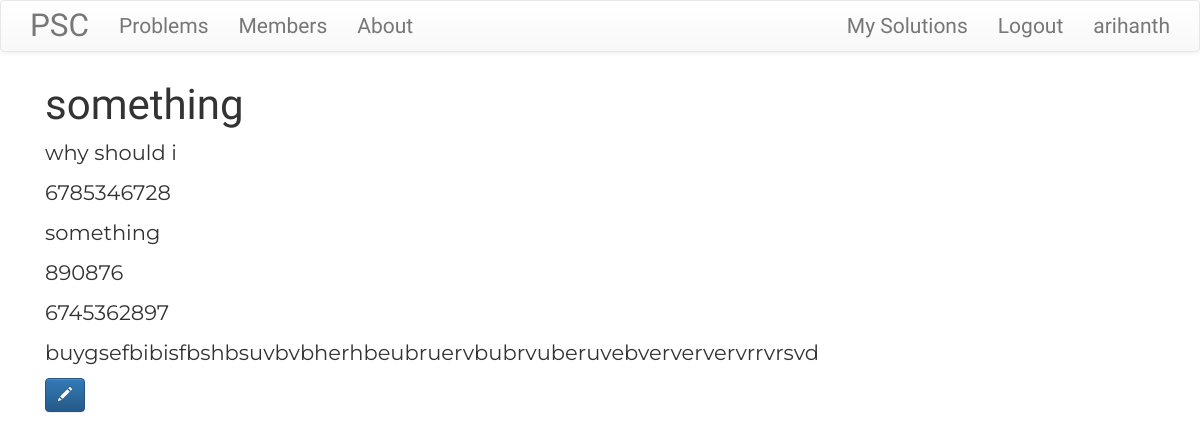
Page /accounts/problem_provider/1 (signed in) on the earlier database version.
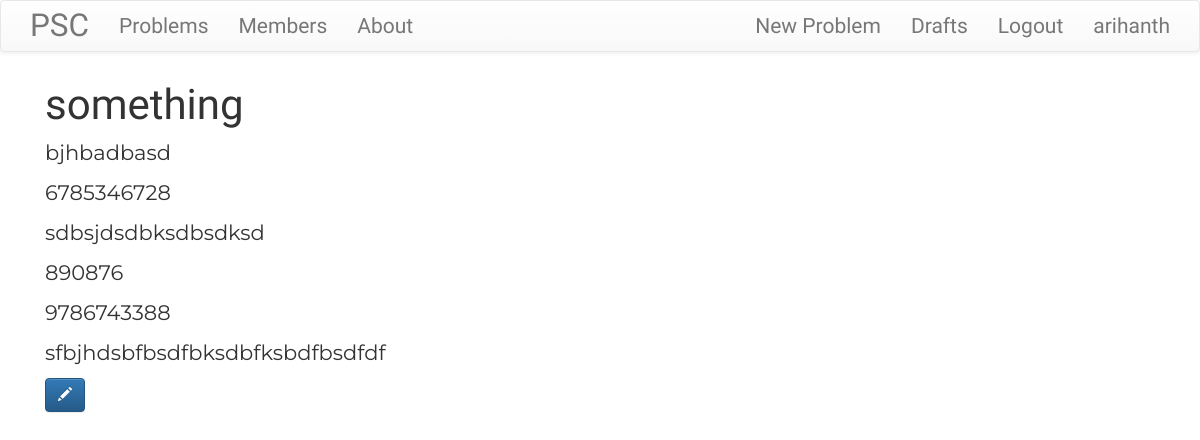
Same page on the later database version.
### accounts/models.py (models this page shows, shortened)
class CustomUser(AbstractBaseUser, PermissionsMixin):
    user_type_choices = (
        ('ps','Problem Solver'),
        ('pp','Problem Provider')
        )
    user_type = models.CharField(max_length=5, choices=user_type_choices, default='pp', verbose_name="Who you are? ")
    username = models.CharField(max_length=50, verbose_name="Your username ", unique=True)
    email = models.EmailField(max_length=50, unique=True, blank=False, verbose_name="Your Email ")
    is_active = models.BooleanField(default=True) # anyone who signs up for thsi application is by default an active user
    is_admin = models.BooleanField(default=False)
    is_staff = models.BooleanField(default=False)
    is_superuser = models.BooleanField(default=False) # the person who has highest level of control over database
    objects = CustomUserManager()
    REQUIRED_FIELDS = ['user_type','email']
    USERNAME_FIELD = 'username'
    EMAIL_FIELD = 'email'

class ProblemProvider(models.Model):
    username = models.OneToOneField(CustomUser, related_name="ProblemProvider", verbose_name= "username", on_delete=models.CASCADE)
    provider_name = models.CharField(max_length=50, verbose_name="Organization name", blank=True)
    provider_brief = models.CharField(max_length=1000, verbose_name="Brief description", blank=True)
    govt_liscence_id = models.CharField(max_length=50, verbose_name="Liscence number", blank=True)
    address = models.CharField(max_length=500, verbose_name="Address ", blank=True)
    pin_code = models.CharField(max_length=6, verbose_name="Pin Code ", blank=True)
    ph_no = models.CharField(max_length=10, verbose_name="Phone Number ", blank=True)
    personal_description = models.TextField( blank= True)
    class Meta:
        verbose_name =  "ProblemProvider"
        verbose_name_plural = "ProblemProviders"

### accounts/views.py (the view)
# urls.py: path("problem_provider/<int:pk>", views.ProblemProviderDetailView.as_view(), name="problem_provider_account"),
class ProblemProviderDetailView(DetailView, LoginRequiredMixin):
    model = ProblemProvider
    template_name = "accounts/problem_provider_detail.html"
    login_url = 'login/'
    redirect_field_name = 'index.html'

### accounts/templates/accounts/problem_provider_detail.html
{% extends 'base.html' %}
{% load static %}
{% block content %}
    <div class="user-details container">
        {% if problemprovider.provider_name %}
        <h2 class="username"> {{problemprovider.provider_name}} </h2>
        {% if problemprovider.provider_brief %}
        <p>  {{ problemprovider.provider_brief|safe|linebreaksbr }} </p>
        {% endif %}
        <p> {{ problemprovider.govt_liscence_id }} </p>
        <p> {{ problemprovider.address|safe|linebreaksbr }} </p>
        <p> {{ problemprovider.pin_code }} </p>
        <p> {{ problemprovider.ph_no }} </p>
        <p> {{ problemprovider.personal_description|safe|linebreaksbr }} </p>
        {% else %}
        <p> No Information Provided </p>
        {% endif %}
        <a class = 'btn btn-primary' href="{% url 'accounts:problem_provider_edit' pk=user.ProblemProvider.pk %}">
            <span class="glyphicon glyphicon-pencil"> </span>
        </a>
    </div>
{% endblock content %}

### templates/base.html (shortened to what this page needs)
<!DOCTYPE html>
{% load static %}
<html>
    <head>
            <link rel="stylesheet" href="https://cdn.jsdelivr.net/npm/bootstrap@3.3.7/dist/css/bootstrap.min.css">
            <link rel="stylesheet" href="https://cdn.jsdelivr.net/npm/bootstrap@3.3.7/dist/css/bootstrap-theme.min.css">
            <link rel="stylesheet" href="//cdn.jsdelivr.net/npm/medium-editor@latest/dist/css/medium-editor.min.css" type="text/css" media="screen" charset="utf-8">
            <link rel = "stylesheet" href="{% static 'problem_solvers_centre/css/master.css' %}">
            <link rel="stylesheet" href = "{% static 'css/details.css'%}">
    </head>
    <body>
        <nav class="navbar navbar-default techfont custom-navbar" >
            <div class= "container">
                <ul class="nav navbar-nav">
                    <li> <a class ="navbar-brand bigbrand" href = "{% url 'home' %}"> PSC </a> </li>
                    <li> <a href = "{% url 'problems:problem_list' %}"> Problems </a> </li>
                    <li> <a href = "#"> Members </a> </li>
                    <li> <a href = "#"> About </a> </li>
                </ul>
                <ul class = "nav navbar-nav navbar-right">
                    {% if user.is_authenticated %}
                        {% if user.user_type == 'pp' %}
                            <li> <a href="{% url 'problems:problem_new' %}"> New Problem </a> </li>
                            <li> <a href="{% url 'problems:problem_draft_list' %}"> Drafts </a> </li>
                            <li> <a href="{% url 'logout' %}"> Logout </a> </li>
                            <li> <a href="{% url 'accounts:problem_provider_account' pk=user.ProblemProvider.pk %}" > {{user.username}} </a> </li>
                        {% else %}
                            <li> <a href="{% url 'problems:solution_list' %}"> My Solutions </a> </li>
                            <li> <a href="{% url 'logout' %}"> Logout </a> </li>
                            <li> <a href="{% url 'accounts:problem_solver_account' pk=user.ProblemSolver.pk %}" > {{user.username}} </a> </li>
                        {% endif %}
                    {% else %}
                    <li> <a href="{% url 'accounts:login' %}" class = "nav navbar-right"> Login </a> </li>
                    <li> <a href="{% url 'accounts:signup' %}"> Sign Up </a> </li>
                    {% endif %}
                </ul>
            </div>
        </nav>
        <div class="container">
            {% block content %}
            {% endblock content %}
        </div>
    </body>
</html>

Differences in the rows shown:
changed CustomUser "arihanth": user_type "ps" → "pp" (drawn)
changed ProblemProvider "something": provider_brief "why should i" → "bjhbadbasd"; address "something" → "sdbsjdsdbksdbsdksd"; ph_no "6745362897" → "9786743388"; personal_description "buygsefbibisfbshbsuvbvbherhbeubruervbubrvuberuvebverververvrrvrsvd" → "sfbjhdsbfbsdfbksdbfksbdfbsdfdf"
Other differences:
text no longer shown: "My Solutions"
text now shown: "New Problem Drafts"
